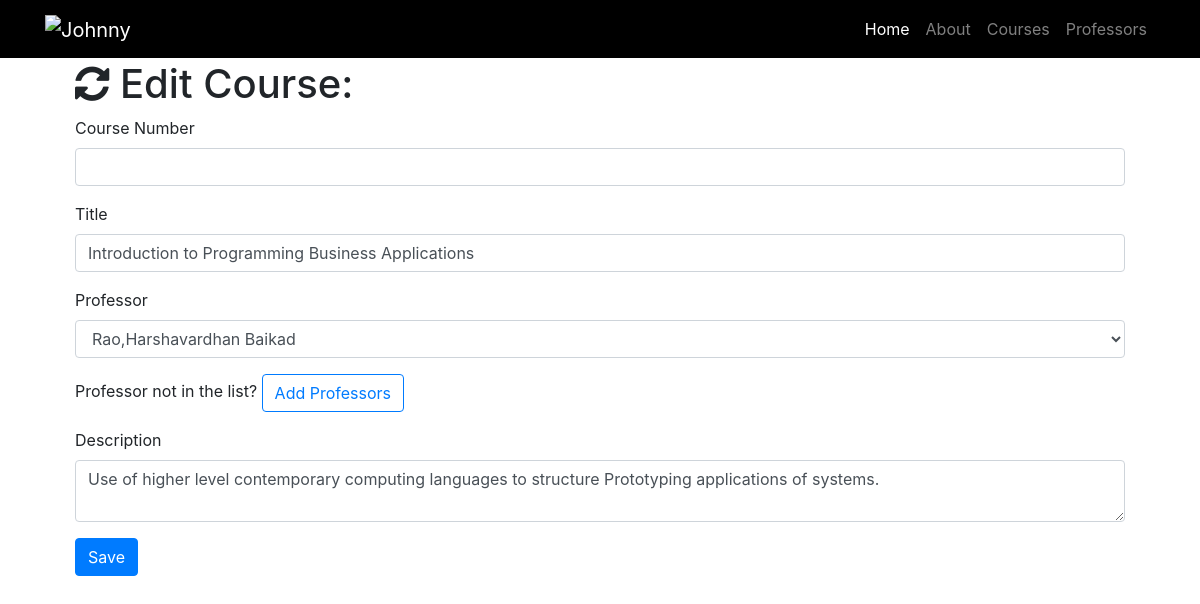
Screenshot of /course/edit/1 with the database file from the repository.
### resume.py (models this page shows)
class Course(db.Model):
    __tablename__ = 'courses'
    id = db.Column(db.Integer, primary_key=True)
    course_number = db.Column(db.String(60))
    title = db.Column(db.String(256))
    description = db.Column(db.Text)
    professor_id = db.Column(db.Integer, db.ForeignKey('professors.id'))

### resume.py (the view, shortened to what this page needs)
@app.route('/course/edit/<int:id>', methods=['GET', 'POST'])
def edit_course(id):
    course = Course.query.filter_by(id=id).first()
    professors = Professor.query.all()
    if request.method == 'GET':
        return render_template('course-edit.html', course=course, professors=professors)

### templates/course-edit.html (shortened to what this page needs)
{% extends "resume-base.html"%}
{% block page_content%}
  <div class="container">
    <h1 class="mt-5"><i class="fa fa-refresh" aria-hidden="true"></i> Edit Course:</h1>
    <form action="/course/edit/{{course.id}}" method="post">
      <div class="form-group">
        <label>Course Number</label>
        <input class="form-control" type="text" name="number" value="{{course.number}}" required="true">
      </div>
      <div class="form-group">
        <label>Title</label>
        <input class="form-control" type="text" name="course" value="{{course.title}}" required="true">
      </div>
      <div class="form-group">
        <label>Professor</label>
        <select class="form-control" name="professor">
          {% for professor in professors %}
            {% if professor == course.professor %}
              <option selected="selected">{{ professor.name }}</option>
            {% else %}
              <option>{{professor.name}}</option>
            {% endif %}
          {% endfor %}
        </select>
      </div>
      <div class="form-group">
        Professor not in the list? <a href="/professor/add" class="btn btn-outline-primary" role="button" aria-disabled="true">Add Professors</a>
      </div>
      <div class="form-group">
        <label>Description</label>
        <textarea class="form-control" name="description" required="true">{{course.description}}</textarea>
      </div>
      <button type="submit" class="btn btn-primary" style="color:white;">Save</button>
    </form>
  </div>
{% endblock%}

### static/css/resume.css (style rules this page uses)
body { margin:60px; }

### rows the page displays
Course: course "Introduction to Programming Business Applications", description "Use of higher level contemporary computing languages to structure Prototyping applications of systems."

### other values shown
form field professor "Rao,Harshavardhan Baikad"
